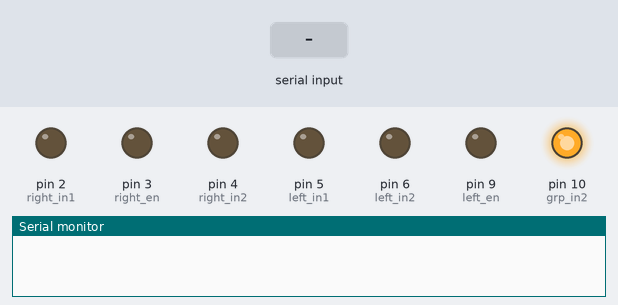
Recording of a sketch running on a simulated Arduino Uno, built with avr-gcc and run on an emulated ATmega328P. Shown: output pins drawn as LEDs (lit = HIGH), the last lines printed to the serial monitor. The inputs (shaded band) are chosen by the test bench.

Above: at 1.2 s.
1.3 s: "F" received over Serial
At 1.9 s:
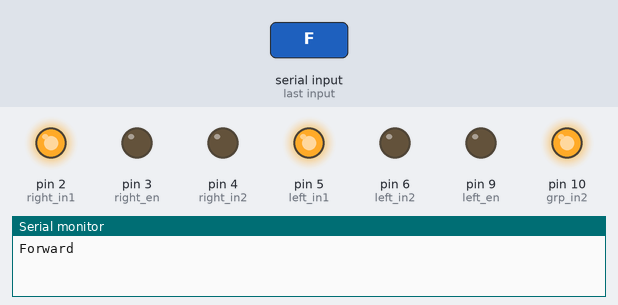
2.8 s: byte 67 ('C') received over Serial
At 3.1 s:
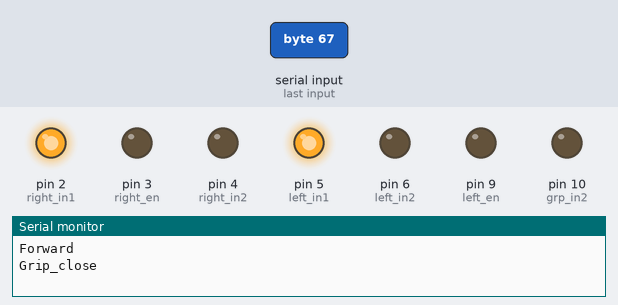
4.3 s: "B" received over Serial
At 5.4 s:
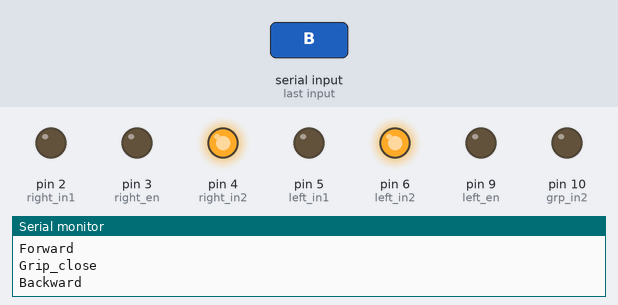
5.8 s: "R" received over Serial
At 6.6 s:
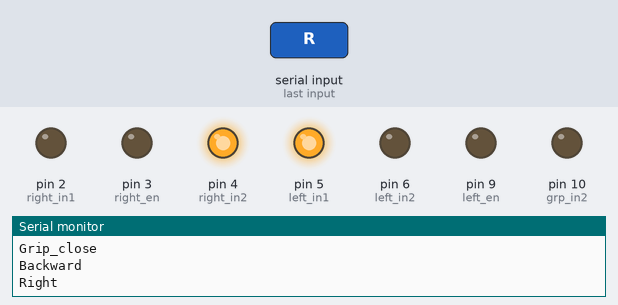
7.3 s: "L" received over Serial
At 7.7 s:
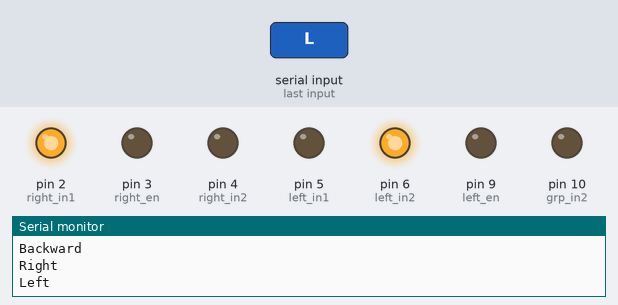
8.8 s: "O" received over Serial
At 10.1 s:
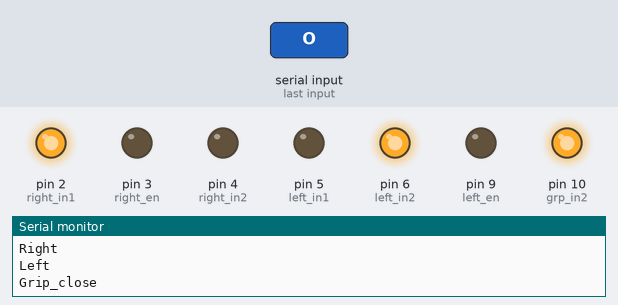
Timing chart, 0 to 11.3 s (numbered marks = the images above; inputs shaded):
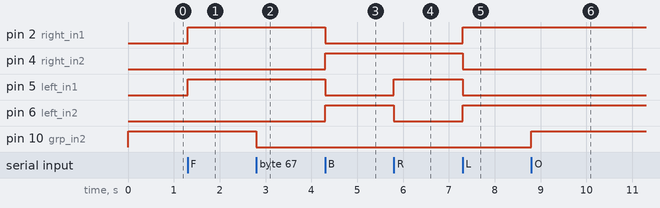

The sketch:

shippment_bot.ino
```cpp
int right_en = 3, right_in1 = 2, right_in2 = 4;
int left_en = 9, left_in1 = 5, left_in2 = 6;
int vel = 0, p = 0, a = 0;
int grp_en = 7, grp_in1 = 8, grp_in2 = 10;
char data;
void setup()
{
  pinMode(right_en, OUTPUT);
  pinMode(right_in1, OUTPUT);
  pinMode(right_in2, OUTPUT);
  pinMode(left_en, OUTPUT);
  pinMode(left_in1, OUTPUT);
  pinMode(left_in2, OUTPUT);
  //  pinMode(5, OUTPUT);
  //  pinMode(4, OUTPUT);
  pinMode(10, OUTPUT);
  //  digitalWrite(5, HIGH);
  digitalWrite(10, HIGH);
  Serial.begin(9600);
}

void grip_open()
{
  digitalWrite(grp_in1, LOW);
  digitalWrite(grp_in2, HIGH);
  digitalWrite(grp_en, HIGH);
  Serial.println("Grip_close");
}

void grip_close()
{
  digitalWrite(grp_in2, LOW);
  digitalWrite(grp_in1, HIGH);
  digitalWrite(grp_en, HIGH);
  Serial.println("Grip_close");
}

void grip_stop()
{
  digitalWrite(grp_en, LOW);
  Serial.println("Grip_stop");
}

void forward()
{
  digitalWrite(right_in1, HIGH);
  digitalWrite(right_in2, LOW);
  digitalWrite(left_in1, HIGH);
  digitalWrite(left_in2, LOW);
  //    digitalWrite(left_en, HIGH);
  //    digitalWrite(right_en, HIGH);
  analogWrite(right_en, vel);
  analogWrite(left_en, vel);
  Serial.println("Forward");
}

void backward()
{
  digitalWrite(right_in1, LOW);
  digitalWrite(right_in2, HIGH);
  digitalWrite(left_in1, LOW);
  digitalWrite(left_in2, HIGH);
  analogWrite(right_en, vel);
  analogWrite(left_en, vel);
  Serial.println("Backward");
}

void point ()
{
  if (p == 0)
  {
    p = 1;
    Serial.println("Turn Modified");
  }
  else
  {
    p = 0;
    Serial.println("Turn Modified");
  }
}

void left()
{
  digitalWrite(right_in1, HIGH);
  digitalWrite(right_in2, LOW);
  digitalWrite(left_in1, LOW);
  digitalWrite(left_in2, HIGH);
  analogWrite(right_en, vel);
  if (p == 1)
    analogWrite(left_en, vel);
  Serial.println("Left");
}

void right()
{
  digitalWrite(right_in1, LOW);
  digitalWrite(right_in2, HIGH);
  digitalWrite(left_in1, HIGH);
  digitalWrite(left_in2, LOW);
  analogWrite(left_en, vel);
  if (p == 1)
    analogWrite(right_en, vel);
  Serial.println("Right");
}

void no_mv()
{
  //  digitalWrite(left_en, LOW);
  //  digitalWrite(right_en, LOW);

  analogWrite(left_en, 0);
  analogWrite(right_en, 0);
  Serial.println("Stop");
}

//Speed value 1.275 = 1rmp. max rpm 100 = 127.

void gear_up()
{
  if (vel < 200)
  {
    vel += 40;
    a += 1;
    Serial.print(a);
    Serial.println(" Gear");
  }
}

void gear_down()
{
  if (vel > 40)
  {
    vel -= 40;
    a -= 1;
    Serial.print(a);
    Serial.println(" Gear");
  }
}


void loop()
{
  if (Serial.available() > 0)
  {
    data = Serial.read();
  }
  switch (data)
  {
    case 'F': forward();
      break;
    case 'B': backward();
      break;
    case 'R': right();
      break;
    case 'L': left();
      break;
    case 'U':  gear_up();
      break;
    case 'D':  gear_down();
      break;
    case 'p':  point();
      break;
    case 'n':  gear_up();
      break;
    case 'S': no_mv();
      break;
    case 'O' : grip_open();
      break;
    case 'C' : grip_close();
      break;
    case 'N' : grip_stop();
      break;


  }
  data = 0;
}
```

Measured:
- after the input at 1.3 s, pin 2 (right_in1), pin 5 (left_in1): LOW → HIGH at once
- after the input at 2.8 s, pin 10 (grp_in2): HIGH → LOW at once
- after the input at 4.3 s, pin 2 (right_in1), pin 5 (left_in1): HIGH → LOW at once; pin 4 (right_in2), pin 6 (left_in2): LOW → HIGH at once
- after the input at 5.8 s, pin 5 (left_in1): LOW → HIGH at once; pin 6 (left_in2): HIGH → LOW at once
- after the input at 7.3 s, pin 2 (right_in1), pin 6 (left_in2): LOW → HIGH at once; pin 4 (right_in2), pin 5 (left_in1): HIGH → LOW at once
- after the input at 8.8 s, pin 10 (grp_in2): LOW → HIGH at once
